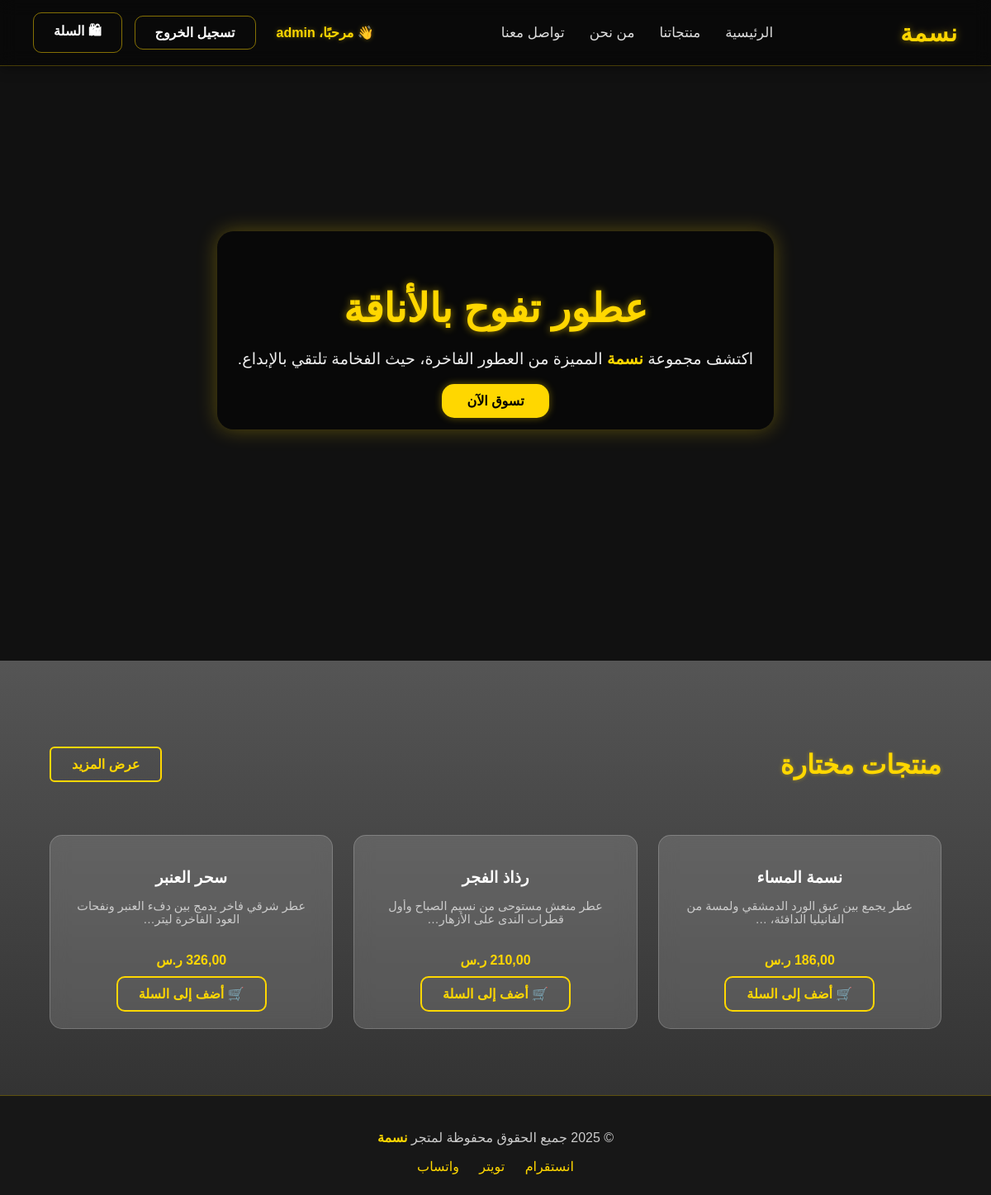
The app's page / (signed in) with its own data.
### shop/models.py (models this page shows, shortened)
class Product(models.Model):
    name = models.CharField(
        max_length=100,
        verbose_name="اسم المنتج"
    )
    price = models.DecimalField(
        max_digits=8,
        decimal_places=2,
        verbose_name="السعر (ر.س)"
    )
    image = CloudinaryField(
        "صورة المنتج",
        folder="products",        # مجلد مخصص داخل Cloudinary
        blank=True,
        null=True
    )
    description = models.TextField(
        verbose_name="وصف المنتج",
        max_length=500,
        blank=True,
        null=True,
        help_text="أدخل وصفًا موجزًا يوضح مميزات العطر."
    )
    size_ml = models.PositiveIntegerField(
        verbose_name="الحجم (مل)",
        default=100,
        help_text="مثلاً: 50 أو 100"
    )
    created_at = models.DateTimeField(
        auto_now_add=True,
        verbose_name="تاريخ الإضافة"
    )
    class Meta:
        verbose_name = "منتج"
        verbose_name_plural = "المنتجات"
        ordering = ["-created_at"]  # الأحدث أولاً

### shop/views.py (the view)
# urls.py: path("", views.home_page, name="home"),
def home_page(request):
    featured_products = Product.objects.all()[:3]
    return render(request, "home.html", {"featured_products": featured_products})

### templates/home.html (shortened to what this page needs)
{% load static %}
{% load cloudinary %}
{% include 'header.html' %}
<main>
  <section class="hero">
    <video autoplay muted loop playsinline class="hero-video">
      <source src="{% static 'videos/257927_tiny.mp4' %}" type="video/mp4">
    </video>
    <div class="hero-content">
      <h1>عطور تفوح بالأناقة</h1>
      <p>اكتشف مجموعة <span>نسمة</span> المميزة من العطور الفاخرة، حيث الفخامة تلتقي بالإبداع.</p>
      <a href="#featured-products" class="cta">تسوق الآن</a>
    </div>
  </section>
  <section id="featured-products" class="featured-products">
    <div class="section-header">
      <h2>منتجات مختارة</h2>
      <a href="{% url 'products' %}" class="cta-black">عرض المزيد</a>
    </div>
    <div class="products-grid">
      {% for product in featured_products %}
        <div class="product-card">
          <h3>{{ product.name }}</h3>
          <p>{{ product.description|truncatechars:60 }}</p>
          <div class="price">{{ product.price }} ر.س</div>
          <a href="{% url 'add_to_cart' product.id %}" class="add-btn" onclick="showToast('{{ product.name }}')">
            🛒 أضف إلى السلة
          </a>
        </div>
      {% empty %}
        <p>لا توجد منتجات حالياً.</p>
      {% endfor %}
    </div>
  </section>
</main>
{% include 'footer.html' %}

### templates/header.html (shortened to what this page needs)
<!DOCTYPE html>
<html lang="ar" dir="rtl">
<head>
</head>
<body>
  <header>
    <div class="logo">
      <a href="{% url 'home' %}">نسمة</a>
    </div>
    <nav>
      <ul>
        <li><a href="{% url 'home' %}">الرئيسية</a></li>
        <li><a href="{% url 'products' %}">منتجاتنا</a></li>
        <li><a href="#">من نحن</a></li>
        <li><a href="#">تواصل معنا</a></li>
      </ul>
    </nav>
    <div class="buttons">
      {% if user.is_authenticated %}
        <span class="welcome">👋 مرحبًا، {{ user.first_name|default:user.username }}</span>
        <a href="{% url 'logout' %}" class="btn">تسجيل الخروج</a>
      {% else %}
        <a href="{% url 'register' %}" class="btn">إنشاء حساب</a>
        <a href="{% url 'login' %}" class="btn">تسجيل الدخول</a>
      {% endif %}
      <a href="{% url 'cart' %}" class="btn">
        🛍 السلة
      </a>
    </div>
  </header>
</body>
</html>

### templates/header.html (style rules this page uses)
body { margin: 0; font-family: 'Cairo', sans-serif; background-color: #111; color: #fff; overflow-x: hidden; }
header { position: fixed; top: 0; right: 0; width: 100%; height: 80px; display: flex; align-items: center; justify-content: space-between; padding: 0 40px; background: rgba(0, 0, 0, 0.45); backdrop-filter: blur(10px); border-bottom: 1px solid rgba(255, 215, 0, 0.25); box-shadow: 0 2px 15px rgba(0, 0, 0, 0.4); z-index: 1000; box-sizing: border-box; }
.logo a { font-size: 1.8em; font-weight: bold; color: gold; text-decoration: none; letter-spacing: 1px; text-shadow: 0 0 8px rgba(255, 215, 0, 0.5); transition: 0.3s; }
nav ul { display: flex; list-style: none; margin: 0; padding: 0; gap: 30px; }
nav a { color: #ddd; text-decoration: none; font-weight: 500; transition: 0.3s; font-size: 1.05em; }
.btn { background: transparent; color: #fff; padding: 10px 24px; border: none; border-radius: 10px; font-weight: bold; text-decoration: none; transition: all 0.3s ease-in-out; font-size: 1em; cursor: pointer; display: inline-block; white-space: nowrap; border: 1px solid rgba(255, 215, 0, 0.5); }
.buttons { display: flex; align-items: center; gap: 15px; flex-shrink: 0; }
.welcome { color: gold; font-weight: bold; font-size: 1em; white-space: nowrap; margin-left: 10px; text-shadow: 0 0 5px rgba(255, 215, 0, 0.4); }

### templates/home.html (style rules this page uses)
body { margin: 0; font-family: 'Cairo', sans-serif; background-color: #111; color: #fff; scroll-behavior: smooth; }
.hero { position: relative; width: 100%; height: 100vh; overflow: hidden; display: flex; align-items: center; justify-content: center; }
.hero-video { position: absolute; top: 0; left: 0; width: 100%; height: 100%; object-fit: cover; z-index: 0; filter: brightness(60%); transition: transform 10s ease-in-out; }
.hero-content { position: relative; z-index: 1; max-width: 700px; padding: 25px; background: rgba(0, 0, 0, 0.55); border-radius: 20px; text-align: center; box-shadow: 0 0 25px rgba(255, 215, 0, 0.3); }
.hero h1 { font-size: 3em; margin-bottom: 15px; color: gold; text-shadow: 0 0 10px rgba(255, 215, 0, 0.6); }
.hero p { font-size: 1.2em; color: #eee; margin-bottom: 25px; line-height: 1.6; }
.hero span { color: gold; font-weight: bold; }
.cta { background-color: gold; color: black; padding: 12px 30px; border-radius: 15px; text-decoration: none; font-weight: bold; transition: 0.3s; box-shadow: 0 0 10px rgba(255, 215, 0, 0.4); }
.featured-products { width: 100%; padding: 80px 0; background: linear-gradient(to bottom, #555, #333); }
.section-header { display: flex; justify-content: space-between; align-items: center; width: 90%; max-width: 1200px; margin: 0 auto 40px auto; }
.section-header h2 { color: gold; font-size: 2em; text-shadow: 0 0 5px rgba(255, 215, 0, 0.4); }
.cta-black { background: none; color: gold; border: 2px solid gold; padding: 10px 25px; border-radius: 6px; font-weight: bold; text-decoration: none; transition: 0.3s; }
.products-grid { display: grid; grid-template-columns: repeat(auto-fit, minmax(250px, 1fr)); gap: 25px; width: 90%; margin: auto; max-width: 1200px; }
.product-card { background: rgba(255, 255, 255, 0.15); backdrop-filter: blur(10px); border: 1px solid rgba(255, 255, 255, 0.2); border-radius: 15px; text-align: center; padding: 20px; transition: 0.3s; }
.product-card h3 { color: #fff; margin-bottom: 10px; font-size: 1.2em; }
.product-card p { color: #ccc; font-size: 0.9em; height: 50px; overflow: hidden; }
.product-card .price { color: gold; font-weight: bold; margin: 10px 0; }
.add-btn { display: inline-block; background: none; color: gold; border: 2px solid gold; padding: 10px 25px; border-radius: 10px; text-decoration: none; font-weight: bold; transition: all 0.3s ease; }

### records on screen
Product: name "نسمة المساء", description "عطر يجمع بين عبق الورد الدمشقي ولمسة من الفانيليا الدافئة، …"
Product: name "رذاذ الفجر", description "عطر منعش مستوحى من نسيم الصباح وأول قطرات الندى على الأزهار…"
Product: name "سحر العنبر", description "عطر شرقي فاخر يدمج بين دفء العنبر ونفحات العود الفاخرة ليتر…", price "326,00"

### other values on screen
{{ user.first_name|default:user.username }} "admin"
